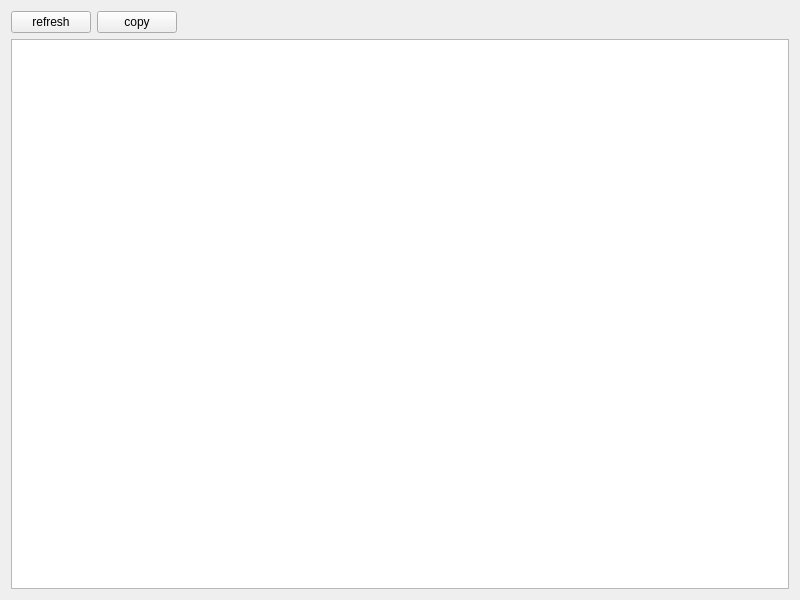
<?xml version="1.0" encoding="UTF-8"?>
<ui version="4.0">
 <class>QueryHistoryWidget</class>
 <widget class="QWidget" name="QueryHistoryWidget">
  <property name="geometry">
   <rect>
    <x>0</x>
    <y>0</y>
    <width>800</width>
    <height>600</height>
   </rect>
  </property>
  <property name="windowTitle">
   <string>Query History</string>
  </property>
  <layout class="QVBoxLayout" name="verticalLayout">
   <item>
    <layout class="QHBoxLayout" name="horizontalLayout">
     <item>
      <widget class="QPushButton" name="refresh">
       <property name="text">
        <string>refresh</string>
       </property>
      </widget>
     </item>
     <item>
      <widget class="QPushButton" name="copy">
       <property name="text">
        <string>copy</string>
       </property>
      </widget>
     </item>
     <item>
      <spacer name="horizontalSpacer">
       <property name="orientation">
        <enum>Qt::Horizontal</enum>
       </property>
       <property name="sizeHint" stdset="0">
        <size>
         <width>40</width>
         <height>20</height>
        </size>
       </property>
      </spacer>
     </item>
    </layout>
   </item>
   <item>
    <widget class="QTableView" name="tableView">
     <attribute name="horizontalHeaderStretchLastSection">
      <bool>true</bool>
     </attribute>
     <attribute name="verticalHeaderDefaultSectionSize">
      <number>40</number>
     </attribute>
    </widget>
   </item>
  </layout>
 </widget>
 <tabstops>
  <tabstop>refresh</tabstop>
  <tabstop>copy</tabstop>
  <tabstop>tableView</tabstop>
 </tabstops>
 <resources/>
 <connections/>
</ui>
